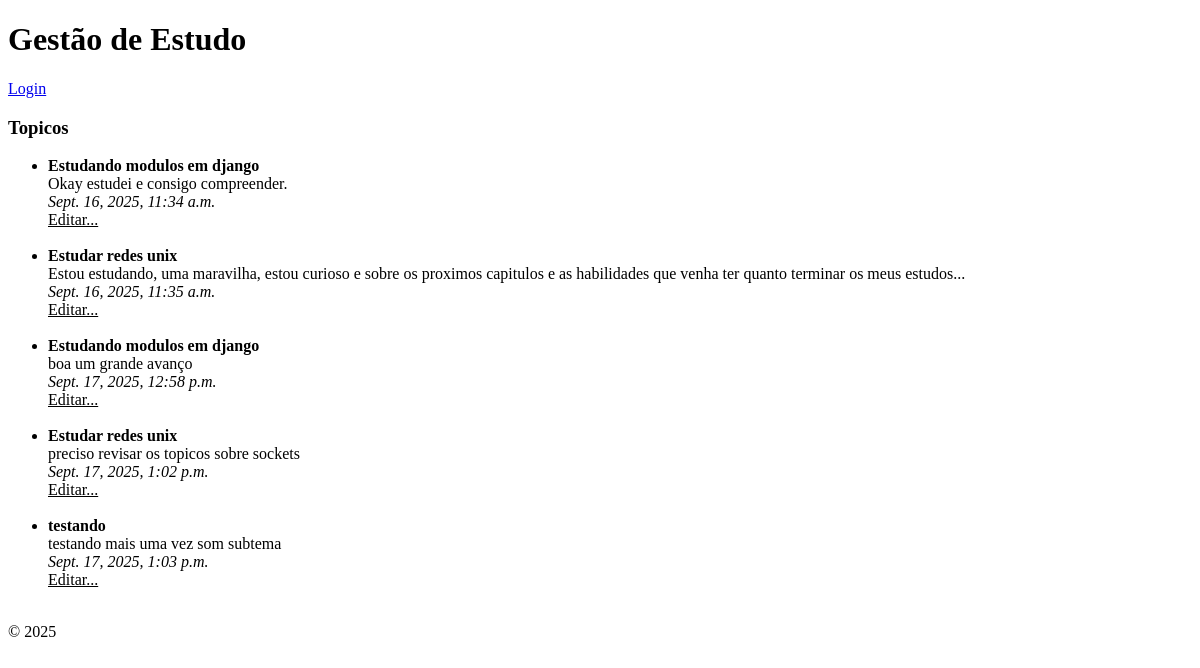
Page /topico/ on the earlier database version.
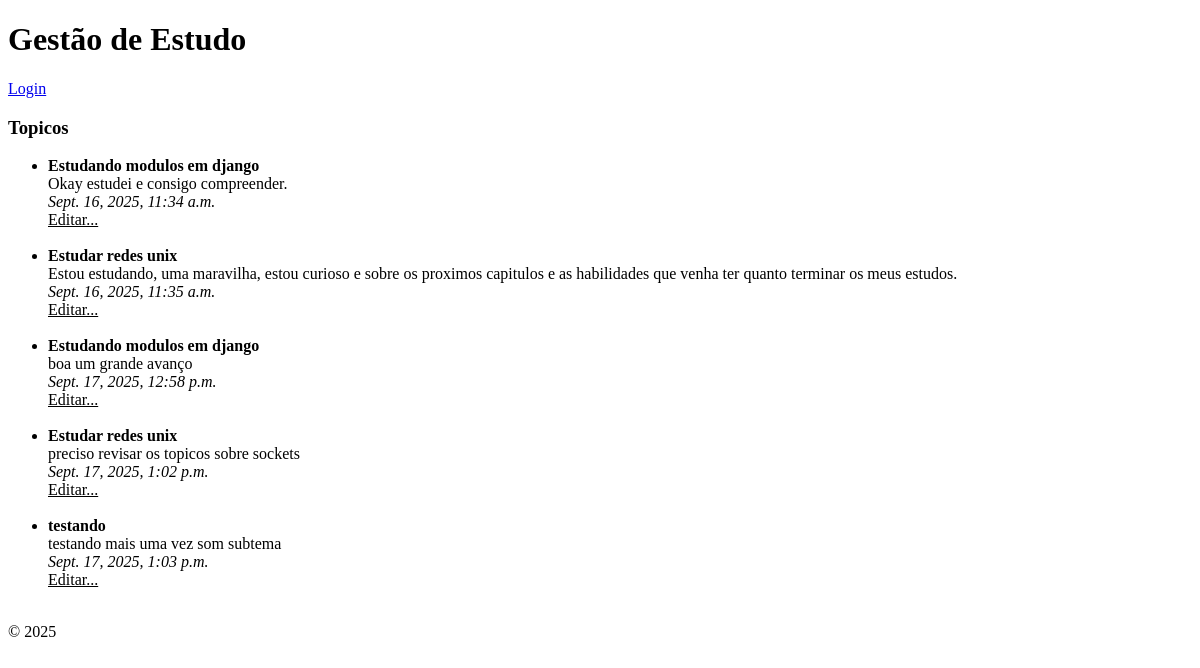
Same page on the later database version.
### tema/models.py (models this page shows, shortened)
class Subtema(models.Model):
	topico = models.ForeignKey(Tema, on_delete=models.CASCADE)
	subtema = models.TextField()
	data = models.DateTimeField(auto_now_add=True)
	class Meta:
		verbose_name_plural = "SubTema"

class Tema(models.Model):
	topico = models.CharField(max_length=200)
	data = models.DateTimeField(auto_now_add=True)
	def __str__(self):
		return f"{self.topico}"

### tema/views.py (the view)
# urls.py: path("", include("tema.urls", namespace="tema")),
def tema(request):
	topicos = Subtema.objects.all()
	return render(request, "tema/topico.html", {"topicos": topicos})

### tema/templates/tema/topico.html (shortened to what this page needs)
{% extends "tema/base.html" %}
{% block conteudo %}
<h3>Topicos</h3>
<ul>
    {% for tm in topicos %}
    <li>
        <b>{{ tm.topico }}</b><br> {{ tm.subtema }} <br><i>{{ tm.data }}</i><br>
        <a style="color:black;" href="{% url 'tema:editar' tm.id %}">Editar...</a><br><br>
    </li>
    {% empty %}
    <li>lista de topico esta vazia</li>
    {% endfor %}
</ul>
{% endblock %}

Differences in the rows shown:
changed Subtema: subtema "Estou estudando, uma maravilha, estou curioso e sobre os proximos capitulos e as habilidades que venha ter quanto terminar os meus estudos..." → "Estou estudando, uma maravilha, estou curioso e sobre os proximos capitulos e as habilidades que venha ter quanto terminar os meus estudos."
